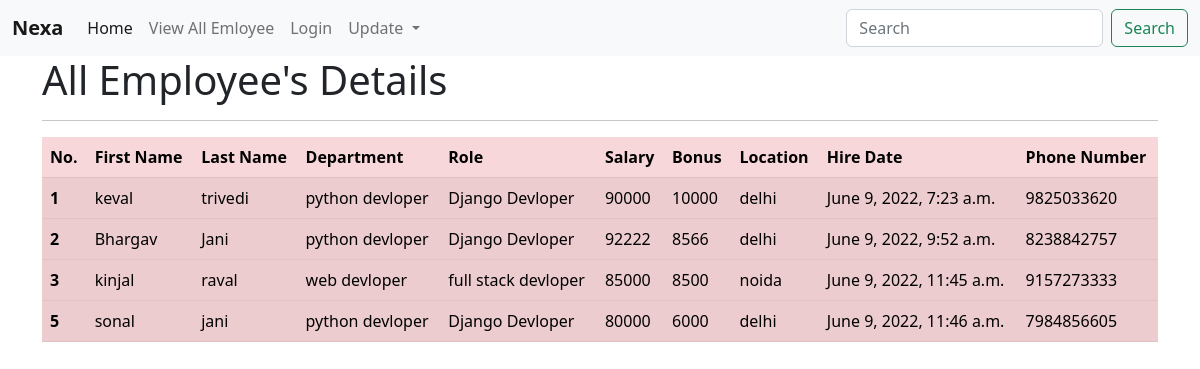
Page /all_emp/ on the committed database.
### employee/models.py (models this page shows, shortened)
class Employee(models.Model):
    first_name = models.CharField(max_length=100,null = False)
    last_name = models.CharField(max_length=100)
    dept = models.ForeignKey(Deparment,on_delete=models.CASCADE)
    role = models.ForeignKey(Role,on_delete=models.CASCADE)
    salary = models.CharField(max_length=10)
    bonus = models.CharField(max_length=10)
    phone = models.CharField(max_length=12,null = False)
    hire_date = models.DateTimeField()

class Deparment(models.Model):
    name = models.CharField(max_length=100)
    location  = models.CharField(max_length=100)

class Role(models.Model):
    name = models.CharField(max_length=100)

### employee/views.py (the view)
# urls.py: path('all_emp/',views.all_emp,name ='all_emp'),
def all_emp(request):
    emps = Employee.objects.all()
    context = {
        'emps': emps
    }
    return render (request,'all_emp.html',context)

### templates/all_emp.html (shortened to what this page needs)
<!doctype html>
<html lang="en">
  <head>
    <link href="https://cdn.jsdelivr.net/npm/bootstrap@5.2.0-beta1/dist/css/bootstrap.min.css" rel="stylesheet">
  </head>
  <body>
    <nav class="navbar navbar-expand-lg bg-light">
      <div class="container-fluid">
        <a class="navbar-brand" href="/admin"><b>Nexa</b></a>
        <div class="collapse navbar-collapse" id="navbarSupportedContent">
          <ul class="navbar-nav me-auto mb-2 mb-lg-0">
            <li class="nav-item">
              <a class="nav-link active" aria-current="page" href="/">Home</a>
            </li>
            <li class="nav-item">
              <a class="nav-link" href="/all_emp">View All Emloyee</a>
            </li>
            <li class="nav-item">
              <a class="nav-link" href="/">Login</a>
            </li>
            <li class="nav-item dropdown">
              <a class="nav-link dropdown-toggle" href="#" id="navbarDropdown" role="button" data-bs-toggle="dropdown" aria-expanded="false">
                Update
              </a>
            </li>
          </ul>
          <form class="d-flex" role="search">
            <input class="form-control me-2" type="search" placeholder="Search" aria-label="Search">
            <button class="btn btn-outline-success" type="submit">Search</button>
          </form>
        </div>
      </div>
    </nav>
    <div class="container">
        <h1>All Employee's Details</h1>
        <hr>
        <table class="table table-danger table-striped">
            <thead>
              <tr>
                <th scope="col">No.</th>
                <th scope="col">First Name</th>
                <th scope="col">Last Name</th>
                <th scope="col">Department</th>
                <th scope="col">Role</th>
                <th scope="col">Salary</th>
                <th scope="col">Bonus</th>
                <th scope="col">Location</th>
                <th scope="col">Hire Date</th>
                <th scope="col">Phone Number</th>
              </tr>
            </thead>
            {% for emp in emps %}
            <tbody>
              <tr>
                <th scope="row">{{emp.id}}</th>
                <td>{{emp.first_name}}</td>
                <td>{{emp.last_name}}</td>
                <td>{{emp.dept.name}}</td>
                <td>{{emp.role.name}}</td>
                <td>{{emp.salary}}</td>
                <td>{{emp.bonus}}</td>
                <td>{{emp.dept.location}}</td>
                <td>{{emp.hire_date}}</td>
                <td>{{emp.phone}}</td>
              </tr>
            </tbody>
            {% endfor %}
          </table>
    </div>
  </body>
</html>

### rows in the picture
Employee: id "1", first_name "keval", last_name "trivedi", dept.name "python devloper", role.name "Django Devloper", salary "90000", bonus "10000", dept.location "delhi", hire_date "June 9, 2022, 7:23 a.m.", phone "9825033620"
Employee: id "2", first_name "Bhargav", last_name "Jani", dept.name "python devloper", role.name "Django Devloper", salary "92222", bonus "8566", dept.location "delhi", hire_date "June 9, 2022, 9:52 a.m.", phone "8238842757"
Employee: id "3", first_name "kinjal", last_name "raval", dept.name "web devloper", role.name "full stack devloper", salary "85000", bonus "8500", dept.location "noida", hire_date "June 9, 2022, 11:45 a.m.", phone "9157273333"
Employee: id "5", first_name "sonal", last_name "jani", dept.name "python devloper", role.name "Django Devloper", salary "80000", bonus "6000", dept.location "delhi", hire_date "June 9, 2022, 11:46 a.m.", phone "7984856605"
